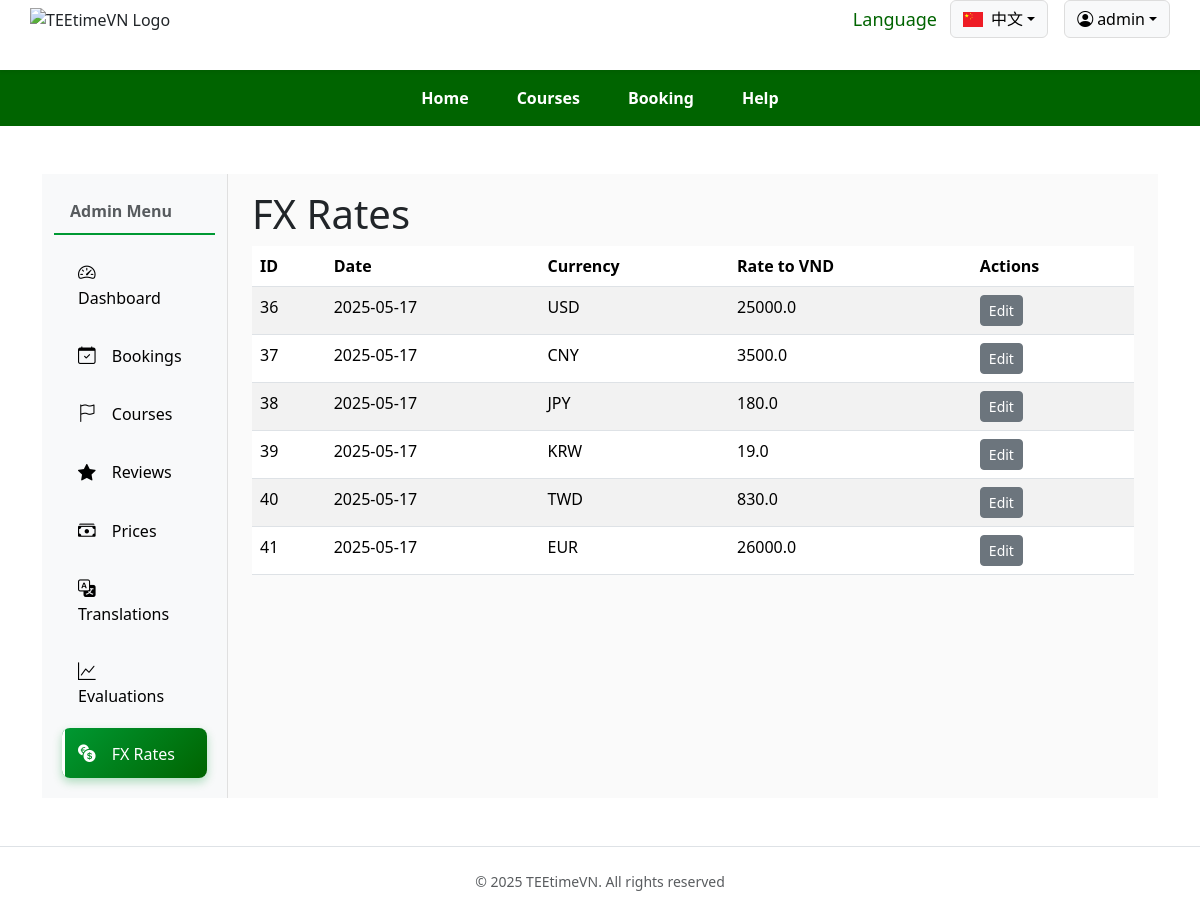
Page /zh-CN/admin/fx/ (signed in) on the committed database.
### tables this page shows
CREATE TABLE fx_rate (
  id          INTEGER PRIMARY KEY AUTOINCREMENT,
  rate_date   TEXT NOT NULL,       -- YYYY-MM-DD
  currency    TEXT NOT NULL,       -- USD / CNY / …
  rate_to_vnd REAL NOT NULL,
  source      TEXT,
  created_at  TEXT DEFAULT (datetime('now')),
  UNIQUE(rate_date, currency)
);

### modules/admin.py (the view)
    @bp.route('/fx/')
    def fx_list(lang):
        rows = g.db.execute('SELECT * FROM fx_rate').fetchall()
        return render_template('admin/fx_list.html', lang=lang, rows=rows)

### app.py (called while the page is built)
def url_to_locale(code: str) -> str:
    return code.replace("-", "_")

### modules/booking.py (called while the page is built)
@booking_bp.before_app_request
def before_request():
    get_db()

@booking_bp.teardown_app_request
def teardown_request(exc):
    close_db()

### modules/courses.py (called while the page is built)
def get_db():
    if not DB_PATH.is_file():
        raise FileNotFoundError(f"Database not found: {DB_PATH}")
    if "db" not in g:
        g.db = sqlite3.connect(DB_PATH)
        g.db.row_factory = sqlite3.Row
    return g.db

### templates/admin/fx_list.html (shortened to what this page needs)
{% extends 'admin/dashboard.html' %}
{% block admin_content %}
  <h1>{{ _('FX Rates') }}</h1>
  <table class="table table-striped">
    <thead>
      <tr>
        <th>{{ _('ID') }}</th>
        <th>{{ _('Date') }}</th>
        <th>{{ _('Currency') }}</th>
        <th>{{ _('Rate to VND') }}</th>
        <th>{{ _('Actions') }}</th>
      </tr>
    </thead>
    <tbody>
      {% for f in rows %}
      <tr>
        <td>{{ f.id }}</td>
        <td>{{ f.rate_date }}</td>
        <td>{{ f.currency }}</td>
        <td>{{ f.rate_to_vnd }}</td>
        <td>
          <a href="{{ url_for('admin.fx_edit', lang=lang, id=f.id) }}"
             class="btn btn-sm btn-secondary">{{ _('Edit') }}</a>
        </td>
      </tr>
      {% endfor %}
    </tbody>
  </table>
{% endblock %}

### static/css/main.css (style rules this page uses)
:root { --site-green: #009933; --site-dark-green: #006400; --site-accent: #22C55E; --text-dark: #333333; }
:root { --clr: #28a745; }

### rows in the picture
fx_rate: id "36", rate_date "2025-05-17", currency "USD", rate_to_vnd "25000.0"
fx_rate: id "37", rate_date "2025-05-17", currency "CNY", rate_to_vnd "3500.0"
fx_rate: id "38", rate_date "2025-05-17", currency "JPY", rate_to_vnd "180.0"
fx_rate: id "39", rate_date "2025-05-17", currency "KRW", rate_to_vnd "19.0"
fx_rate: id "40", rate_date "2025-05-17", currency "TWD", rate_to_vnd "830.0"
fx_rate: id "41", rate_date "2025-05-17", currency "EUR", rate_to_vnd "26000.0"

### other values in the picture
{{ current[1] }} "中文"
{{ session.get('username') }} "admin"
